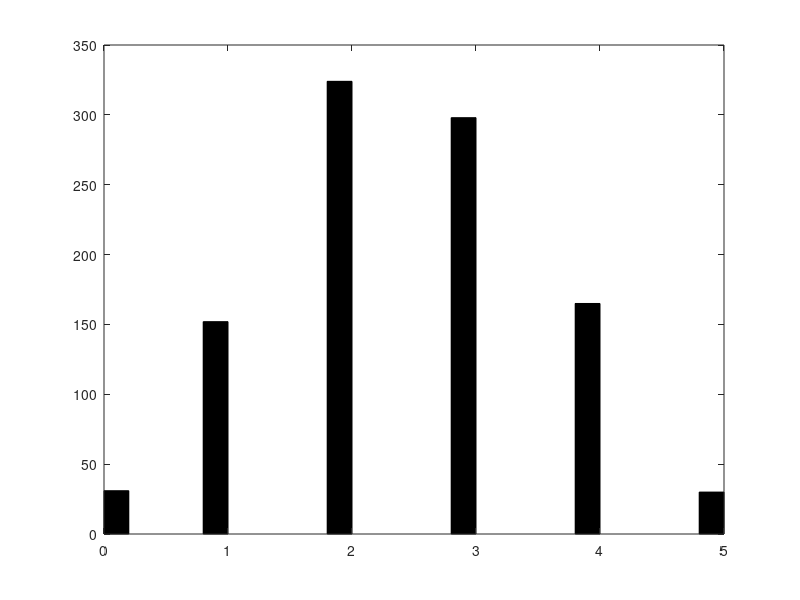

Source code (MATLAB): (Note: this script raises an error after producing the figure.)
%Stochastic synaptic models: Binomial release model
%This code generates nsamples from a binomial distribution

nsamples = 1000; %Number of samples
q = 1; %Postsynaptic amplitude (~ postsynaptic receptors)
Prel = 0.5; %Release probability
N = 5; %Number of release sites

responses = q.*binornd(N, Prel, nsamples,1);


figure
hist(responses, N*5, 'k')
h = findobj(gca,'Type','patch');
h.FaceColor = 'r';
xlabel('response');
ylabel('frequency');
set(gca, 'FontSize', 15);
box off;
set(gcf, 'Color', 'w');
xlim([0 N*q]);